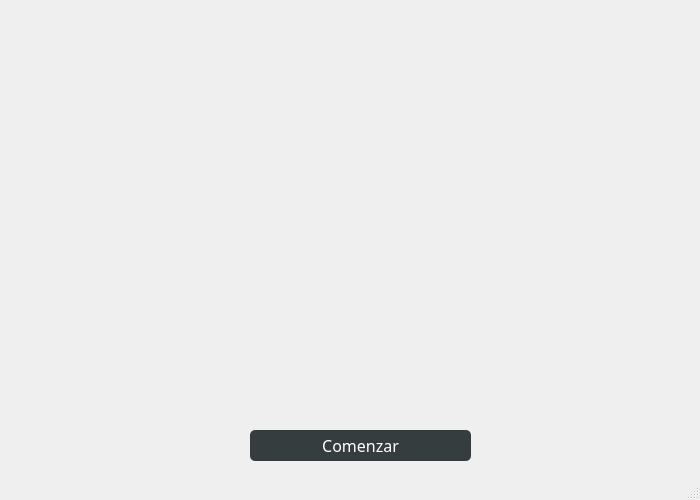
<?xml version="1.0" encoding="UTF-8"?>
<ui version="4.0">
 <class>MainWindow</class>
 <widget class="QMainWindow" name="MainWindow">
  <property name="geometry">
   <rect>
    <x>0</x>
    <y>0</y>
    <width>700</width>
    <height>500</height>
   </rect>
  </property>
  <property name="windowTitle">
   <string>MainWindow</string>
  </property>
  <widget class="QWidget" name="centralwidget">
   <widget class="QPushButton" name="btn_Comenzar">
    <property name="geometry">
     <rect>
      <x>250</x>
      <y>430</y>
      <width>221</width>
      <height>31</height>
     </rect>
    </property>
    <property name="font">
     <font>
      <family>HoloLens MDL2 Assets</family>
      <pointsize>12</pointsize>
     </font>
    </property>
    <property name="cursor">
     <cursorShape>PointingHandCursor</cursorShape>
    </property>
    <property name="styleSheet">
     <string notr="true">background-color: #363d3f;
border-style: solid;
color: rgb(255, 255, 255);
border-radius: 5px;</string>
    </property>
    <property name="text">
     <string>Comenzar</string>
    </property>
   </widget>
  </widget>
  <widget class="QMenuBar" name="menubar">
   <property name="geometry">
    <rect>
     <x>0</x>
     <y>0</y>
     <width>700</width>
     <height>21</height>
    </rect>
   </property>
  </widget>
  <widget class="QStatusBar" name="statusbar"/>
 </widget>
 <resources/>
 <connections/>
</ui>
